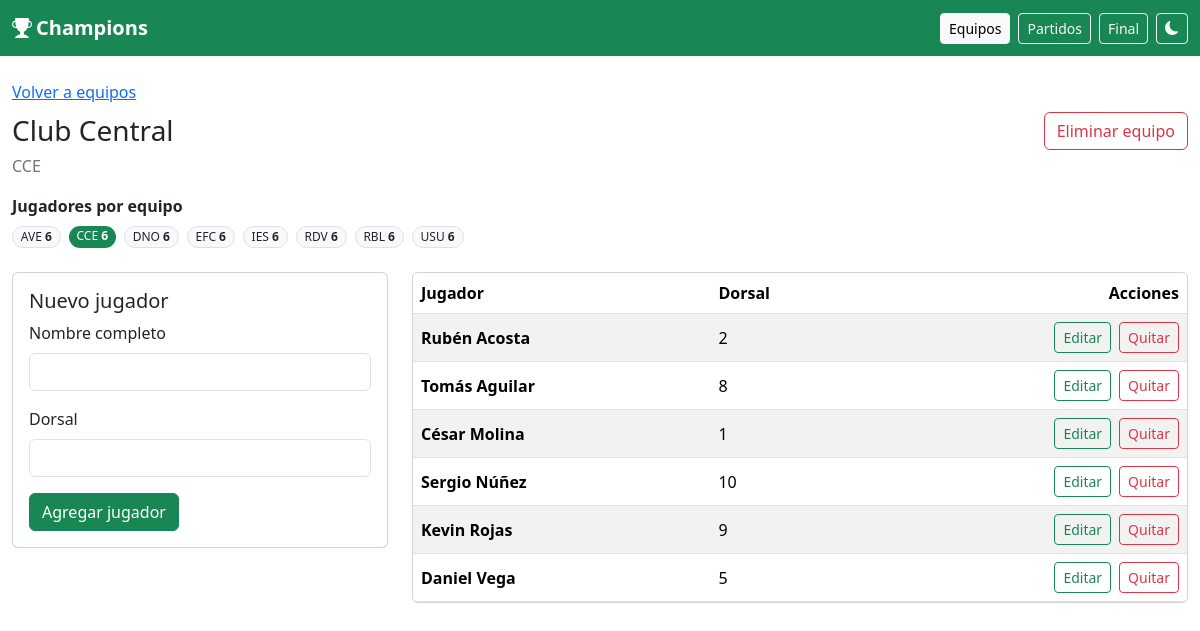
The app's page /equipos.php?id=5 with its own data.
### tables this page shows
CREATE TABLE equipos (
  id INT UNSIGNED NOT NULL AUTO_INCREMENT,
  nombre VARCHAR(120) NOT NULL,
  nombre_corto VARCHAR(10) NOT NULL,
  grupo_id INT UNSIGNED DEFAULT NULL,
  orden SMALLINT UNSIGNED NOT NULL DEFAULT 0,
  escudo VARCHAR(255) DEFAULT NULL,
  dt VARCHAR(120) DEFAULT NULL,
  ciudad VARCHAR(100) DEFAULT NULL,
  fundacion SMALLINT UNSIGNED DEFAULT NULL,
  colores VARCHAR(80) DEFAULT NULL,
  activo TINYINT(1) NOT NULL DEFAULT 1,
  creado_en DATETIME NOT NULL DEFAULT CURRENT_TIMESTAMP,
  PRIMARY KEY (id),
  UNIQUE KEY uq_equipos_nombre (nombre),
  UNIQUE KEY uq_equipos_corto (nombre_corto),
  KEY idx_equipos_grupo (grupo_id),
  CONSTRAINT fk_equipos_grupo
    FOREIGN KEY (grupo_id) REFERENCES grupos (id)
    ON UPDATE CASCADE
);

CREATE TABLE jugadores (
  id INT UNSIGNED NOT NULL AUTO_INCREMENT,
  equipo_id INT UNSIGNED NOT NULL,
  nombre VARCHAR(120) NOT NULL,
  apellido VARCHAR(80) NOT NULL,
  dorsal SMALLINT UNSIGNED DEFAULT NULL,
  posicion ENUM('ARQ', 'DEF', 'MED', 'DEL') DEFAULT NULL,
  foto VARCHAR(255) DEFAULT NULL,
  fecha_nacimiento DATE DEFAULT NULL,
  activo TINYINT(1) NOT NULL DEFAULT 1,
  creado_en DATETIME NOT NULL DEFAULT CURRENT_TIMESTAMP,
  PRIMARY KEY (id),
  UNIQUE KEY uq_jugadores_dorsal (equipo_id, dorsal),
  KEY idx_jugadores_equipo (equipo_id),
  CONSTRAINT fk_jugadores_equipo
    FOREIGN KEY (equipo_id) REFERENCES equipos (id)
    ON DELETE CASCADE ON UPDATE CASCADE
);

### includes/funciones.php (called while the page is built, shortened)
<?php
require_once dirname(__DIR__) . '/config/db.php';
function e(mixed $valor): string
{
    return htmlspecialchars((string) ($valor ?? ''), ENT_QUOTES, 'UTF-8');
}
function url_raiz(): string
{
    $script = str_replace('\\', '/', (string) ($_SERVER['SCRIPT_NAME'] ?? ''));
    $directorio = rtrim(dirname($script), '/');
    if ($directorio === '/' || $directorio === '.' || $directorio === '') {
        return '';
    }
    return $directorio;
}
function url_public(string $archivo = 'index.php'): string
{
    return url_raiz() . '/' . ltrim($archivo, '/');
}
function entero_get(string $campo): int
{
    $valor = filter_input(INPUT_GET, $campo, FILTER_VALIDATE_INT);
    return $valor;
}
function consultar(string $sql, array $params = []): array
{
    $stmt = db()->prepare($sql);
    $stmt->execute($params);
    return $stmt->fetchAll();
}
function consultar_uno(string $sql, array $params = []): ?array
{
    $stmt = db()->prepare($sql);
    $stmt->execute($params);
    $fila = $stmt->fetch();
    return $fila === false ? null : $fila;
}
function obtener_equipo(int $id): ?array
{
    return consultar_uno(
        'SELECT e.id, e.nombre, e.nombre_corto, e.grupo_id, e.orden, g.nombre AS grupo,
                e.escudo, e.dt, e.ciudad, e.fundacion, e.colores, e.activo
         FROM equipos e
         LEFT JOIN grupos g ON g.id = e.grupo_id
         WHERE e.id = :id',
        ['id' => $id]
    );
}
function listar_jugadores(?int $equipoId = null, bool $soloActivos = true): array
{
    $sql = 'SELECT j.id, j.equipo_id, j.nombre, j.apellido, j.dorsal, j.posicion, j.foto,
                   j.fecha_nacimiento, j.activo, e.nombre AS equipo, e.nombre_corto, e.escudo
            FROM jugadores j
            INNER JOIN equipos e ON e.id = j.equipo_id
            WHERE 1 = 1';
    $params = [];
    if ($equipoId !== null && $equipoId > 0) {
        $sql .= ' AND j.equipo_id = :equipo';
        $params['equipo'] = $equipoId;
    }
    $sql .= ' ORDER BY e.nombre ASC, j.apellido ASC, j.nombre ASC, j.dorsal ASC';
    return consultar($sql, $params);
}
function nombre_persona(array $fila): string
{
    return trim((string) ($fila['nombre'] ?? '') . ' ' . (string) ($fila['apellido'] ?? ''));
}
function contar_jugadores_equipos(): array
{
    return consultar(
        'SELECT e.id, e.nombre, e.nombre_corto, COUNT(j.id) AS total
         FROM equipos e
         LEFT JOIN jugadores j ON j.equipo_id = e.id
         GROUP BY e.id, e.nombre, e.nombre_corto
         ORDER BY e.nombre ASC'
    );
}

### config/db.php (called while the page is built, shortened)
<?php
function db(): PDO
{
    static $pdo = null;
    if ($pdo instanceof PDO) {
        return $pdo;
    }
    $dsn = 'mysql:host=' . DB_HOST . ';dbname=' . DB_NAME . ';charset=' . DB_CHARSET;
    try {
        $pdo = new PDO($dsn, DB_USER, DB_PASS, [
            PDO::ATTR_ERRMODE => PDO::ERRMODE_EXCEPTION,
            PDO::ATTR_DEFAULT_FETCH_MODE => PDO::FETCH_ASSOC,
            PDO::ATTR_EMULATE_PREPARES => false,
        ]);
    } catch (PDOException $e) {
        error_log('Error de conexión: ' . $e->getMessage());
        http_response_code(500);
        exit('No se pudo conectar a la base de datos. Revisa config/db.php y que el esquema esté importado.');
    }
    return $pdo;
}

### equipos.php (the view, shortened to what this page needs)
<?php
require __DIR__ . '/includes/funciones.php';
    ?>
    <?php
$equipoId = entero_get('id');
$equipo = $equipoId > 0 ? obtener_equipo($equipoId) : null;
require __DIR__ . '/includes/header.php';
if ($equipo !== null) {
    $jugadores = listar_jugadores((int) $equipo['id'], false);
    $conteos = contar_jugadores_equipos();
    ?>
    <p class="mb-2"><a href="<?= e(url_public('equipos.php')) ?>">Volver a equipos</a></p>
    <div class="d-flex flex-wrap justify-content-between align-items-center gap-2 mb-1">
        <h1 class="h3 mb-0"><?= e((string) $equipo['nombre']) ?></h1>
        <form method="post" onsubmit="return confirm('¿Eliminar este equipo, sus jugadores y sus partidos?');">
            <button class="btn btn-outline-danger" type="submit">Eliminar equipo</button>
        </form>
    </div>
    <p class="text-secondary mb-3"><?= e((string) $equipo['nombre_corto']) ?><?php if (!empty($equipo['grupo'])): ?> · <?= e((string) $equipo['grupo']) ?><?php endif; ?></p>
    <div class="mb-4" aria-label="Jugadores por equipo">
        <p class="fw-semibold mb-2">Jugadores por equipo</p>
        <div class="d-flex flex-wrap gap-2">
            <?php foreach ($conteos as $fila): ?>
                <?php $esActual = (int) $fila['id'] === (int) $equipo['id']; ?>
                <span class="badge rounded-pill <?= $esActual ? 'text-bg-success' : 'text-bg-light border text-body' ?> fw-normal">
                    <?= e((string) $fila['nombre_corto']) ?>
                    <strong><?= (int) $fila['total'] ?></strong>
                </span>
            <?php endforeach; ?>
        </div>
    </div>
    <div class="row g-4">
        <div class="col-lg-4">
            <form method="post" class="card">
                <div class="card-body">
                    <h2 class="h5">Nuevo jugador</h2>
                    <div class="mb-3">
                        <label class="form-label" for="nombre">Nombre completo</label>
                        <input class="form-control" id="nombre" name="nombre" required maxlength="120">
                    </div>
                    <div class="mb-3">
                        <label class="form-label" for="dorsal">Dorsal</label>
                        <input class="form-control" id="dorsal" name="dorsal" inputmode="numeric" maxlength="2">
                    </div>
                    <button class="btn btn-success" type="submit">Agregar jugador</button>
                </div>
            </form>
        </div>
        <div class="col-lg-8">
            <div class="table-responsive card">
                <table class="table table-striped align-middle mb-0">
                    <thead>
                        <tr>
                            <th>Jugador</th>
                            <th>Dorsal</th>
                            <th class="text-end">Acciones</th>
                        </tr>
                    </thead>
                    <tbody>
                        <?php foreach ($jugadores as $jugador): ?>
                            <?php $fila = (int) $jugador['id']; ?>
                            <tr>
                                <td class="fw-semibold"><?= e(nombre_persona($jugador)) ?></td>
                                <td><?= $jugador['dorsal'] === null ? '—' : (int) $jugador['dorsal'] ?></td>
                                <td class="text-end">
                                    <div class="d-inline-flex gap-2">
                                        <button
                                            class="btn btn-sm btn-outline-success"
                                            type="button"
                                            data-bs-toggle="modal"
                                            data-bs-target="#modal-editar"
                                            data-id="<?= $fila ?>"
                                            data-nombre="<?= e(nombre_persona($jugador)) ?>"
                                            data-dorsal="<?= $jugador['dorsal'] === null ? '' : (int) $jugador['dorsal'] ?>"
                                        >Editar</button>
                                        <form method="post" onsubmit="return confirm('¿Quitar a este jugador?');">
                                            <button class="btn btn-sm btn-outline-danger" type="submit">Quitar</button>
                                        </form>
                                    </div>
                                </td>
                            </tr>
                        <?php endforeach; ?>
                    </tbody>
                </table>
            </div>
        </div>
    </div>
    <?php
    require __DIR__ . '/includes/footer.php';
    exit;
}
?>
<?php require __DIR__ . '/includes/footer.php'; ?>

### includes/header.php (style rules this page uses)
html[data-bs-theme="light"] { color-scheme: light; }
body { min-height: 100vh; display: flex; flex-direction: column; }

### records on screen
equipos: nombre "Club Central", nombre_corto "CCE", total "6"
equipos: nombre_corto "AVE", total "6"
equipos: nombre_corto "DNO", total "6"
equipos: nombre_corto "EFC", total "6"
equipos: nombre_corto "IES", total "6"
equipos: nombre_corto "RDV", total "6"
equipos: nombre_corto "RBL", total "6"
equipos: nombre_corto "USU", total "6"
jugadores: nombre_persona($jugador) "Rubén Acosta", dorsal "2"
jugadores: nombre_persona($jugador) "Tomás Aguilar", dorsal "8"
jugadores: nombre_persona($jugador) "César Molina", dorsal "1"
jugadores: nombre_persona($jugador) "Sergio Núñez", dorsal "10"
jugadores: nombre_persona($jugador) "Kevin Rojas", dorsal "9"
jugadores: nombre_persona($jugador) "Daniel Vega", dorsal "5"

### other values on screen
LIGA_NOMBRE "Champions"
